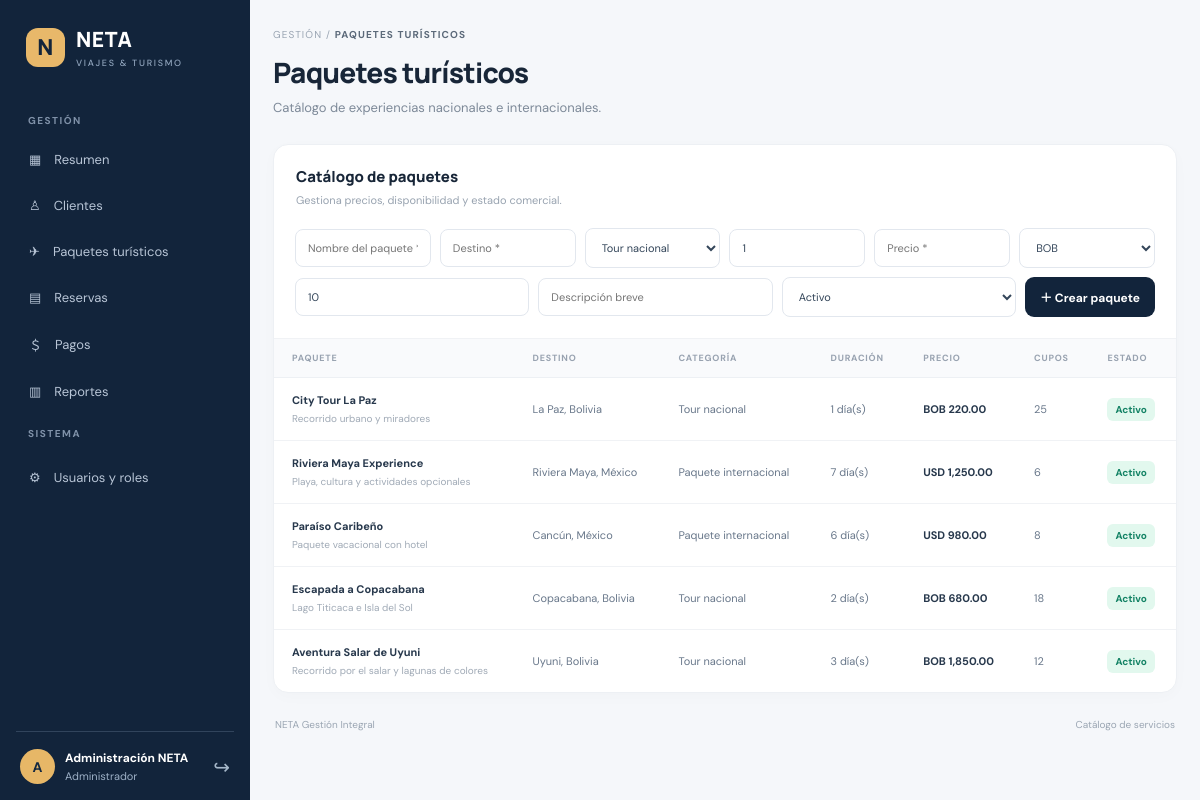
Screenshot of /index.php?page=packages (signed in) with the database file from the repository.
### tables this page shows
CREATE TABLE packages (id INT AUTO_INCREMENT PRIMARY KEY,name VARCHAR(160) NOT NULL,destination VARCHAR(160) NOT NULL,category VARCHAR(80) NOT NULL,duration_days INT NOT NULL DEFAULT 1,price DECIMAL(12,2) NOT NULL,currency ENUM('BOB','USD','EUR') NOT NULL DEFAULT 'BOB',stock INT NOT NULL DEFAULT 0,description VARCHAR(255) NULL,status ENUM('Activo','Inactivo') NOT NULL DEFAULT 'Activo',created_at TIMESTAMP DEFAULT CURRENT_TIMESTAMP);

### app/Core/helpers.php (called while the page is built, shortened)
<?php
function e($value): string { return htmlspecialchars((string)$value, ENT_QUOTES, 'UTF-8'); }
function view(string $name, array $data=[]): void { extract($data); require __DIR__.'/../views/'.$name.'.php'; }

### app/Core/Controller.php (called while the page is built, shortened)
<?php
class Controller {
 protected function render(string $view, array $data=[]): void { \view($view,$data); }
}

### app/Controllers/PackageController.php (called while the page is built, shortened)
<?php
class PackageController extends Controller { public function index(): void {$this->render('packages/index',['packages'=>(new Package())->all()]);} public function save(): void {\csrf_check();$d=[];foreach(['id','name','destination','category','duration_days','price','currency','stock','description','status'] as $k)$d[$k]=$_POST[$k]??''; if($d['name']===''||$d['destination']===''||(float)$d['price']<0){\flash('error','Completa los campos obligatorios con valores válidos.');\redirect('packages');}try{(new Package())->save($d);\flash('success','Paquete guardado correctamente.');}catch(\Throwable $e){\flash('error','No se pudo guardar el paquete.');}\redirect('packages');} }

### app/Core/Router.php (called while the page is built, shortened)
<?php
class Router {
    public function dispatch(): void {
        $page = $_GET['page'] ?? (isset($_SESSION['user']) ? (($_SESSION['user']['role'] ?? '') === 'Cliente' ? 'client-area' : 'dashboard') : 'home');
        $routes = [
          'home'=>['App\\Controllers\\PublicController','home'],
          'catalog'=>['App\\Controllers\\PublicController','catalog'],
          'login'=>['App\\Controllers\\AuthController','login'],
          'client-login'=>['App\\Controllers\\ClientAuthController','login'],
          'client-register'=>['App\\Controllers\\ClientAuthController','register'],
          'client-area'=>['App\\Controllers\\ClientPortalController','index'],
          'client-booking'=>['App\\Controllers\\ClientPortalController','book'],
          'client-reservations'=>['App\\Controllers\\ClientPortalController','reservations'],
          'dashboard'=>['App\\Controllers\\DashboardController','index'],
          'clients'=>['App\\Controllers\\ClientController','index'],
          'client-save'=>['App\\Controllers\\ClientController','save'],
          'client-delete'=>['App\\Controllers\\ClientController','delete'],
          'packages'=>['App\\Controllers\\PackageController','index'],
          'package-save'=>['App\\Controllers\\PackageController','save'],
          'reservations'=>['App\\Controllers\\ReservationController','index'],
          'reservation-save'=>['App\\Controllers\\ReservationController','save'],
          'payments'=>['App\\Controllers\\PaymentController','index'],
          'payment-save'=>['App\\Controllers\\PaymentController','save'],
          'reports'=>['App\\Controllers\\ReportController','index'],
          'users'=>['App\\Controllers\\UserController','index'],
        ];
        [$class,$method] = $routes[$page]; (new $class())->$method();
    }
}

### index.php (called while the page is built, shortened)
<?php
$router = new App\Core\Router();
$router->dispatch();

### app/Models/Package.php (called while the page is built, shortened)
<?php
class Package {
 public function all(): array { return Database::connection()->query('SELECT * FROM packages ORDER BY id DESC')->fetchAll(); }
}

### app/views/packages/index.php (the view)
<?php $title='Paquetes turísticos';require __DIR__.'/../layouts/header.php'; ?><div class="app-shell"><?php require __DIR__.'/../layouts/sidebar.php'; ?><main class="main"><header class="page-head"><div><div class="breadcrumb">GESTIÓN / <strong>Paquetes turísticos</strong></div><h1>Paquetes turísticos</h1><p>Catálogo de experiencias nacionales e internacionales.</p></div></header><?php require __DIR__.'/../layouts/flash.php'; ?><section class="panel"><div class="panel-heading"><div><h2>Catálogo de paquetes</h2><p>Gestiona precios, disponibilidad y estado comercial.</p></div></div><form class="inline-form package-form" method="post" action="index.php?page=package-save"><input type="hidden" name="csrf" value="<?=e(csrf_token())?>"><input name="name" placeholder="Nombre del paquete *" required><input name="destination" placeholder="Destino *" required><select name="category"><option>Tour nacional</option><option>Paquete internacional</option><option>Boletos aéreos</option><option>Crucero</option><option>Seguro de viaje</option></select><input type="number" min="1" name="duration_days" placeholder="Días" value="1"><input type="number" min="0" step="0.01" name="price" placeholder="Precio *" required><select name="currency"><option value="BOB">BOB</option><option value="USD">USD</option><option value="EUR">EUR</option></select><input type="number" min="0" name="stock" placeholder="Cupos" value="10"><input name="description" placeholder="Descripción breve"><select name="status"><option>Activo</option><option>Inactivo</option></select><button class="btn primary">＋ Crear paquete</button></form><div class="table-wrap"><table><thead><tr><th>PAQUETE</th><th>DESTINO</th><th>CATEGORÍA</th><th>DURACIÓN</th><th>PRECIO</th><th>CUPOS</th><th>ESTADO</th></tr></thead><tbody><?php foreach($packages as $p): ?><tr><td><strong><?=e($p['name'])?></strong><small class="subcell"><?=e($p['description'])?></small></td><td><?=e($p['destination'])?></td><td><?=e($p['category'])?></td><td><?=e($p['duration_days'])?> día(s)</td><td><strong><?=e($p['currency'])?> <?=number_format((float)$p['price'],2)?></strong></td><td><?=e($p['stock'])?></td><td><span class="status <?=strtolower($p['status'])?>"><?=e($p['status'])?></span></td></tr><?php endforeach; if(!$packages): ?><tr><td colspan="7" class="empty">No hay paquetes registrados.</td></tr><?php endif; ?></tbody></table></div></section><footer class="page-footer">NETA Gestión Integral <span>Catálogo de servicios</span></footer></main></div><?php require __DIR__.'/../layouts/footer.php'; ?>

### public/assets/css/app.css (style rules this page uses)
:root { --navy:#12243b;--navy2:#1d3554;--ink:#182638;--muted:#7d8998;--line:#e7ebf0;--bg:#f5f7fa;--blue:#356ce5;--teal:#18a999;--radius:15px }
* { box-sizing:border-box }
body { margin:0;background:var(--bg);font-family:'DM Sans',sans-serif;color:var(--ink);font-size:14px }
button,input,select { font:inherit }
.app-shell { min-height:100vh }
.main { margin-left:250px;padding:35px 36px 20px;min-height:100vh;max-width:calc(100% - 250px) }
.topbar,.page-head { display:flex;align-items:flex-start;justify-content:space-between;gap:20px;margin-bottom:28px }
.breadcrumb { font-size:10px;letter-spacing:1.1px;color:#99a4b2;text-transform:uppercase;margin-bottom:12px }
.breadcrumb strong { color:#5c6a7a }
.topbar h1,.page-head h1 { font:800 28px Manrope,sans-serif;letter-spacing:-.8px;margin:0 0 8px }
.topbar p,.page-head p { color:var(--muted);margin:0;font-size:13px }
.btn { border:0;border-radius:9px;padding:11px 15px;font-weight:700;font-size:12px;cursor:pointer;display:inline-flex;align-items:center;justify-content:center;gap:10px;white-space:nowrap }
.btn.primary { background:var(--navy);color:white }
.stat-card,.panel { background:white;border:1px solid #edf0f4;border-radius:var(--radius);box-shadow:0 4px 16px #1a2d4105 }
.panel { overflow:hidden }
.panel-heading { padding:21px 22px;display:flex;justify-content:space-between;align-items:center;gap:15px }
.panel-heading h2 { font:800 15px Manrope,sans-serif;margin:0 0 6px }
.panel-heading p { font-size:11px;color:#98a3b0;margin:0 }
.table-wrap { width:100%;overflow:auto }
table { border-collapse:collapse;width:100%;white-space:nowrap;text-align:left }
th { background:#f9fafc;color:#98a2b0;font-size:9px;letter-spacing:.8px;font-weight:700;padding:13px 18px;border-top:1px solid #f0f2f5;border-bottom:1px solid #edf0f4 }
td { padding:15px 18px;border-bottom:1px solid #f0f2f5;font-size:11px;color:#68778a }
tbody tr:last-child td { border-bottom:0 }
td strong { color:#27384c;font-weight:700 }
.status { display:inline-flex;padding:5px 8px;border-radius:6px;font-size:10px;font-weight:700;background:#f0f3f7;color:#758295 }
.status.confirmada,.status.activo { background:#e2f8ee;color:#148365 }
.page-footer { display:flex;justify-content:space-between;gap:12px;color:#9ba6b3;font-size:10px;padding:25px 2px 5px }
.page-head { align-items:center }
.inline-form { padding:0 21px 21px;display:flex;flex-wrap:wrap;gap:9px;align-items:center }
.inline-form input,.inline-form select,.search-form input,.login-form input { border:1px solid #e2e7ee;border-radius:8px;background:#fff;padding:11px 12px;color:#34465a;font-size:11px;min-width:130px;outline:none }
.inline-form input[name="name"],.inline-form input[name="destination"] { flex:1 }
.inline-form button { margin-left:auto }
.subcell { display:block;font-size:10px;color:#a0aab6;margin-top:5px;max-width:230px;overflow:hidden;text-overflow:ellipsis }
.package-form input,.package-form select { flex:1 }
.package-form input[name="description"] { min-width:180px }
@media (max-width:1200px) { .main { padding:28px 23px } }

### rows the page displays
packages: name "City Tour La Paz", description "Recorrido urbano y miradores", destination "La Paz, Bolivia", category "Tour nacional", duration_days "1", currency "BOB", price "220.00", stock "25", status "Activo"
packages: name "Riviera Maya Experience", description "Playa, cultura y actividades opcionales", destination "Riviera Maya, México", category "Paquete internacional", duration_days "7", currency "USD", price "1,250.00", stock "6", status "Activo"
packages: name "Paraíso Caribeño", description "Paquete vacacional con hotel", destination "Cancún, México", category "Paquete internacional", duration_days "6", currency "USD", price "980.00", stock "8", status "Activo"
packages: name "Escapada a Copacabana", description "Lago Titicaca e Isla del Sol", destination "Copacabana, Bolivia", category "Tour nacional", duration_days "2", currency "BOB", price "680.00", stock "18", status "Activo"
packages: name "Aventura Salar de Uyuni", description "Recorrido por el salar y lagunas de colores", destination "Uyuni, Bolivia", category "Tour nacional", duration_days "3", currency "BOB", price "1,850.00", stock "12", status "Activo"

### other values shown
substr($user['name']??'N',0,1) "A"
$user['name'] "Administración NETA"
$user['role'] "Administrador"
